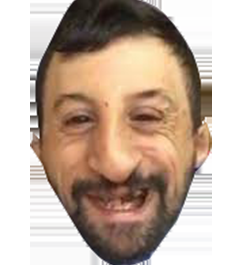
#> input picture koksal0.png, 250 x 265 px
$ python -i koksalfybot.py   (imports and definitions only)
#> lines starting #> are read from the running program, lines starting #| are printed output that depends on the picture
#!/usr/bin/env python
# -*- coding: utf-8 -*-

from __future__ import print_function

import os
import sys
import cv2
import logging
import telebot


# Check for environment variable
# [3 lines not run here, left out]


# Initialize logger (only logs exceptions and polling status at info+ level)
logger = telebot.logger
# [1 line not run here, left out]

# Initialize bot api with token from environment
# [1 line that did not run here, left out]

# [1 line that did not run here, left out]

# Koksal image and final image extension
# [1 line not run here, left out]
img_ext = '_koksalfied.png'

# Cascade classifier parameters, can be tricky to adjust...
cc_scale_factor = 1.2
cc_min_neighbors = 5
cc_min_size = (20, 20)
cc_flags = cv2.CASCADE_SCALE_IMAGE | cv2.CASCADE_DO_ROUGH_SEARCH

# Contrast Limited Adaptive Histogram Equalization
adaptative = True
clahe_clip = 3.0
clahe_tile = (8, 8)


# Dogefy magic happens here (very wow, such magic, many pattern recognition)
def dogefy(img_file):
    # Initialize the classifier with the frontal face haar cascades
#> called with img_file = 'koksal0.png'
    face_cc = cv2.CascadeClassifier('haarcascade_frontalface_alt_tree.xml')

    # Read image
    img = cv2.imread(img_file)
#> img is the input picture: shape (265, 250, 3); mean B, G, R 163.6, 177.4, 196.4
    # Convert to grays
    gray = cv2.cvtColor(img, cv2.COLOR_BGR2GRAY)
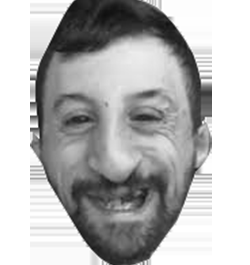
#> gray: shape (265, 250); min 15, max 255, mean 181.5

    # Equalize histogram, for improving contrast (this helps detection)
    if adaptative:
        clahe = cv2.createCLAHE(clipLimit=clahe_clip, tileGridSize=clahe_tile)
        gray = clahe.apply(gray)
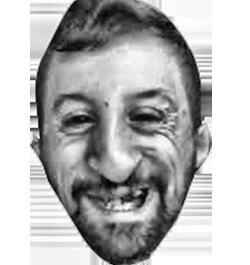
#> gray: shape (265, 250); min 4, max 255, mean 181.5
    else:
        gray = cv2.equalizeHist(gray)

    # Perform detection
    faces = face_cc.detectMultiScale(gray,
                                     scaleFactor=cc_scale_factor,
                                     minNeighbors=cc_min_neighbors,
                                     minSize=cc_min_size,
                                     flags=cc_flags)
#> faces = ()

    # Dogefy all the faces!
    for (x, y, w, h) in faces:
        # Resize the doge according to the face
        doge_res = cv2.resize(img_doge, (w, h))

        # Copy the resided doge over the face keeping the alpha channel
        for c in range(0, 3):
            img[y:y+h, x:x+w, c] = doge_res[:, :, c] * \
                                   (doge_res[:, :, 3] / 255.0) + \
                                   img[y:y+h, x:x+w, c] * \
                                   (1.0 - (doge_res[:, :, 3] / 255.0))
#> this loop made 0 passes

    # Write the file if there is at least one face
    n_faces = len(faces)
#> n_faces = 0
    if n_faces > 0:
        cv2.imwrite(img_file+img_ext, img)

    return n_faces


# Bot photo handler
# [48 lines that did not run here, left out]


# Help/Start handler
# [18 lines that did not run here, left out]


# Start the polling
# [1 line not run here, left out]

>>> result = dogefy('koksal0.png')
#> result = 0

$ run again, on koksal1.png
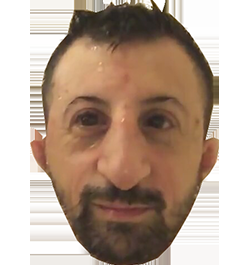
#> input picture koksal1.png, 250 x 265 px
#> in dogefy, img is the input picture: shape (265, 250, 3); mean B, G, R 148.3, 163.3, 183.9
#> in dogefy, `gray = cv2.cvtColor(img, cv2.COLOR_BGR2GRAY)`:
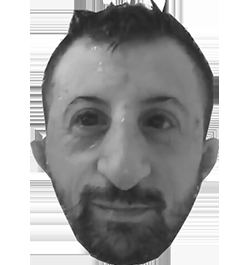
#> gray: shape (265, 250); min 25, max 255, mean 167.8
#> in dogefy, `gray = clahe.apply(gray)`:
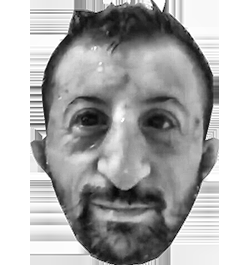
#> gray: shape (265, 250); min 6, max 255, mean 174.7
#> faces = ()
#> n_faces = 0
